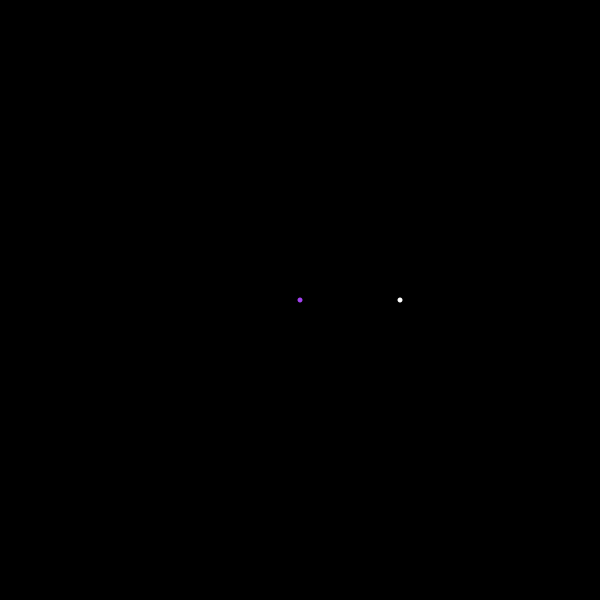
Frame 1 (no input)
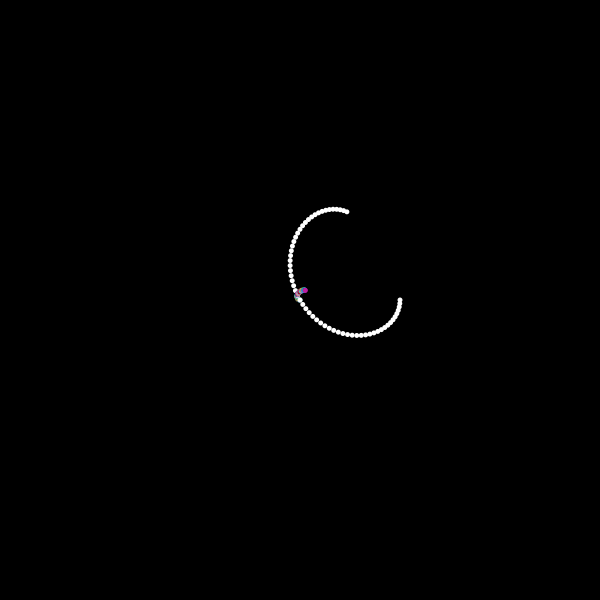
Frame 60 (the mouse pressed at the canvas centre just before this capture)
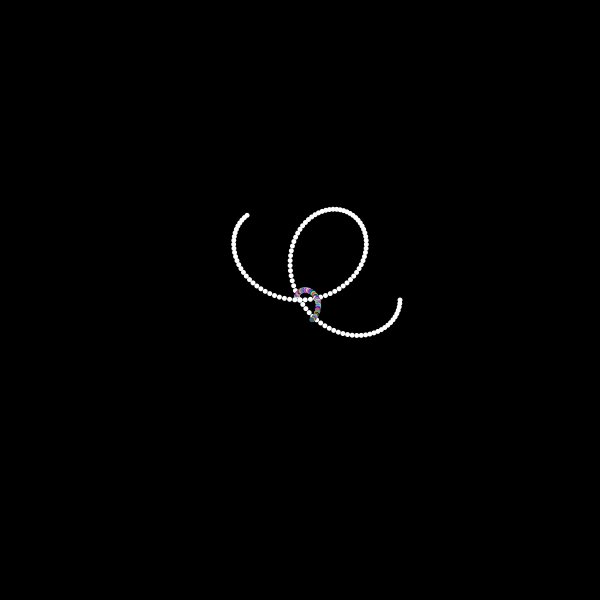
Frame 120 (the mouse held since frame 60 and released just before this capture)

The Processing sketch that drew these frames (run headless with seeded random() and noise(); from frame 60 on, the mouse is pressed at the canvas centre):

// Processing sketch: w11_team_graph
// ── w11_team_graph.pde
int dotDiameter;
int angle;
int roseRadius;
int sinAmplitude;
float petalnumber;
float petalsizes;
float petalnumberz;
void setup() {
  size(600, 600);
  background(0);
  dotDiameter = 5;

  roseRadius = 1;
 
 //muy importante parameters
 angle=0;
 petalsizes=100;
 petalnumberz=6;
 sinAmplitude=0;

 
  stroke(255);
}//setup

void draw() {
  //background(0);
  //sin curve
noStroke();

fill (255);

if (petalnumberz % 4 == 2) {
 drawRose(angle, petalnumberz/4, petalsizes);
  angle++;}
 
else if(petalnumberz % 4 == 0) {
 drawRose(angle, petalnumberz/2, petalsizes);
  angle++;}

else if (petalnumberz % 2 == 1) {
  drawRose(angle, petalnumberz, petalsizes);
  angle++;}
 

drawEpilepsyInducingSpiral(angle, sinAmplitude, height/2);
angle++;
if (angle%5 == 0){
sinAmplitude--;}
 
 
}//draw


     
void drawRose(float degrees, float petalnumber, float size) {
 
float r = size * cos(petalnumber*radians(degrees));
float x = r * cos(radians(degrees)) ;
float y = r * sin(radians(degrees));
   
   
circle(x+width/2, y+height/2, dotDiameter);
 
 
   
}
void drawEpilepsyInducingSpiral(int degrees, int amplitude, int yOffset) {
  float x = amplitude * cos(radians(degrees)) + height/2;
  float y = amplitude * sin(radians(degrees)) + yOffset;
  fill(random(255),random(255),random(255));
  circle(x , y  , dotDiameter);
 
}
